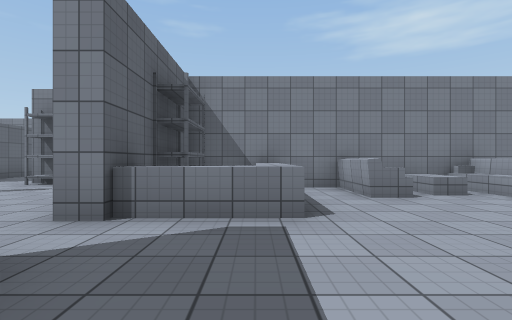
view 1 (above)

23 first-person views from a walk through a 3-D level made in the Unity game engine. The camera is 1.2 m above the floor, looks level and sees 85° across. The floor is counted in squares, 2 m on a side. Each view is taken from the middle of a square. On the plan, view 1 faces up. The plan holds only what a view shows up to about 9 squares ahead; the rest is blank. The place goes on beyond the plan. Surface patterns are stand-ins for the level's own textures.

view 2
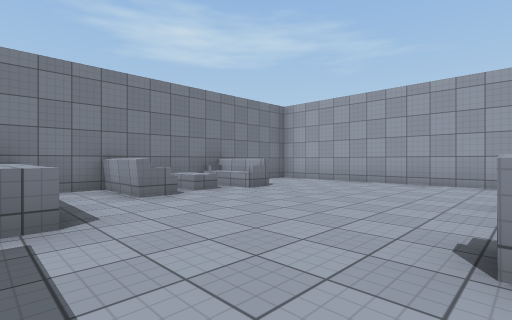

view 3
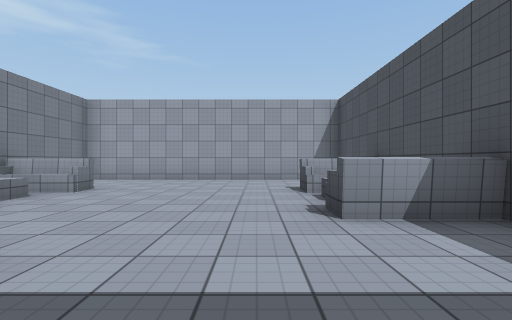

view 4
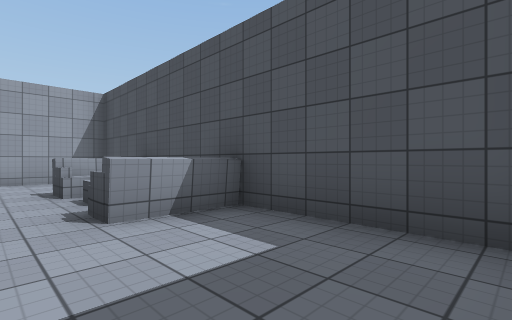

view 5
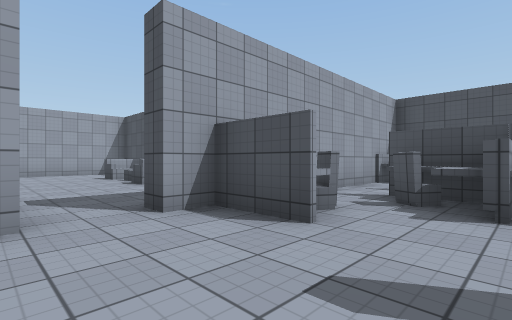

view 6
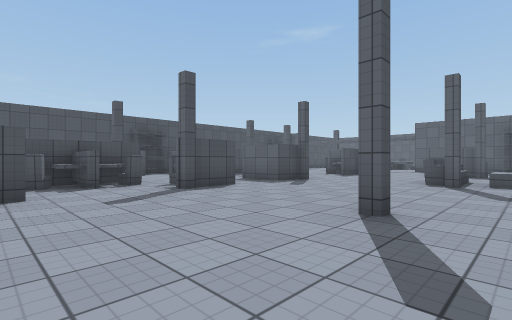

view 7
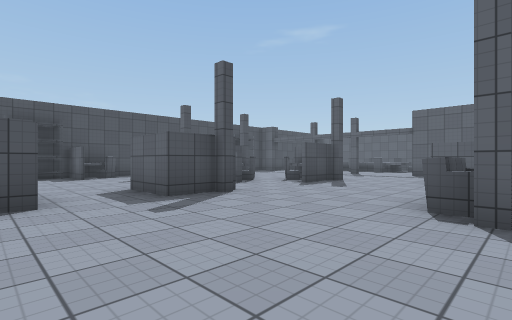

view 8
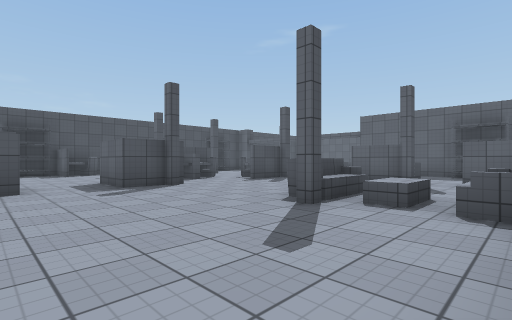

view 9
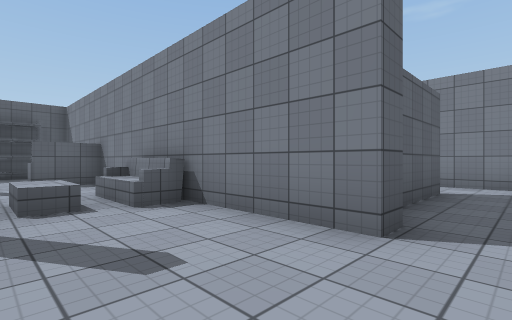

view 10
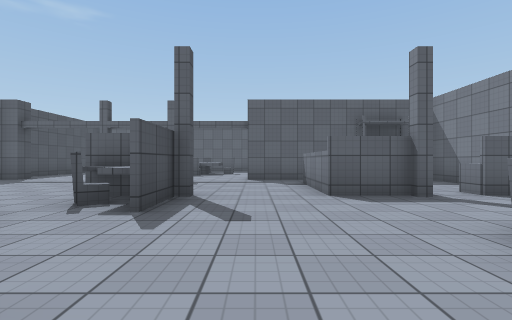

view 11
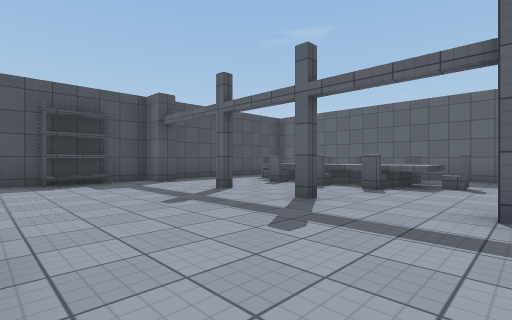

view 12
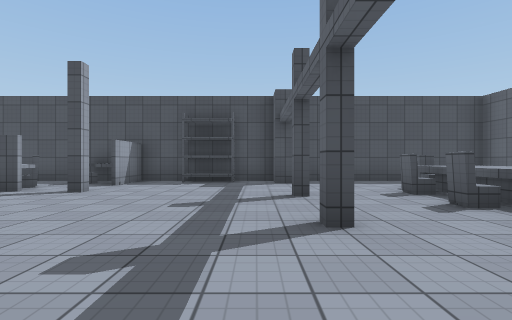

view 13
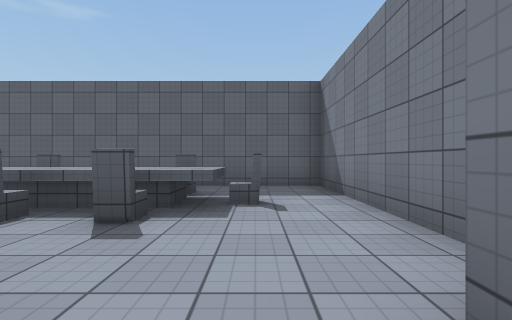

view 14
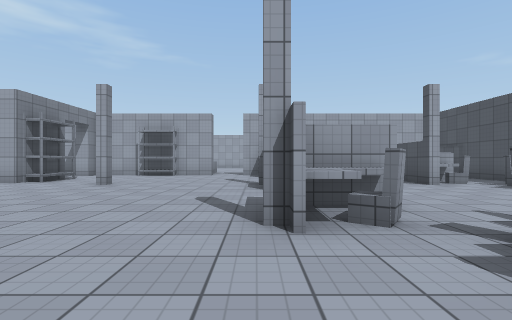

view 15
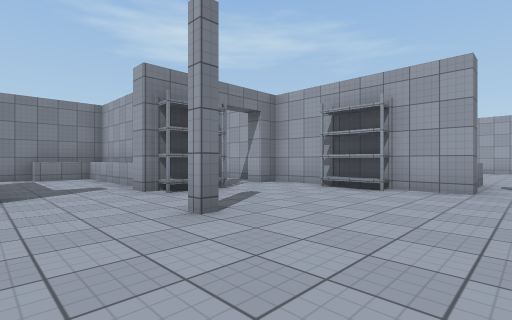

view 16
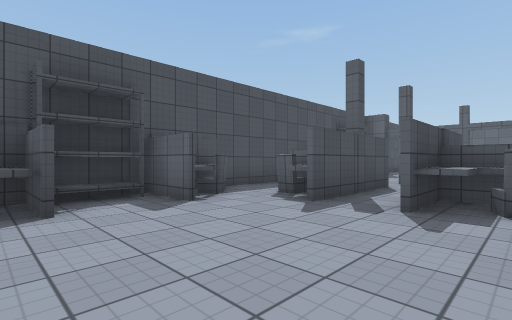

view 17
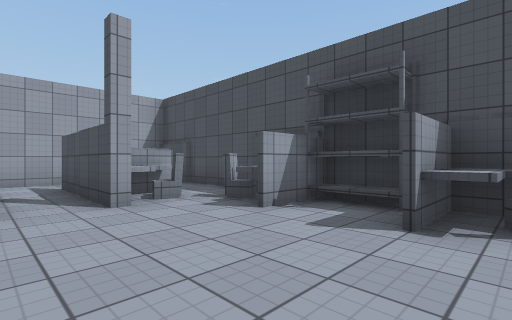

view 18
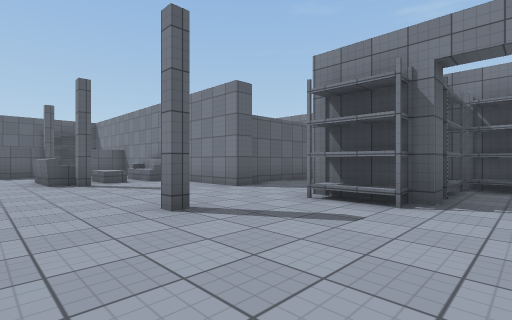

view 19
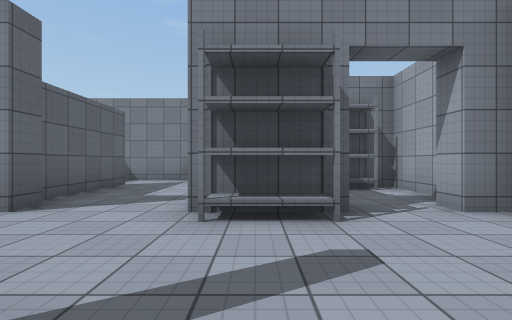

view 20
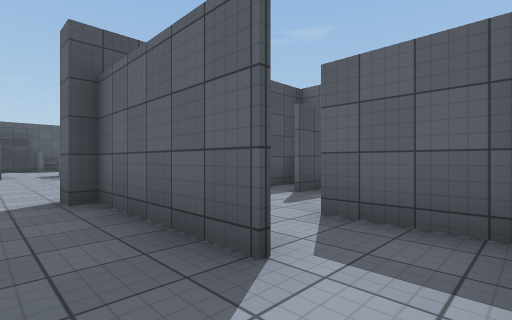

view 21
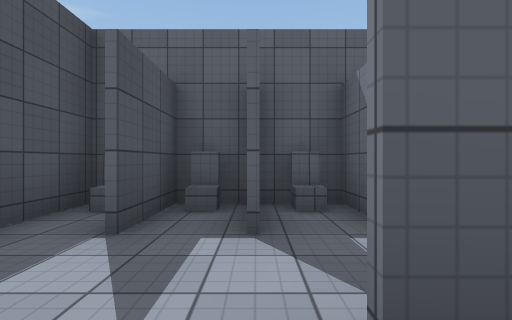

view 22
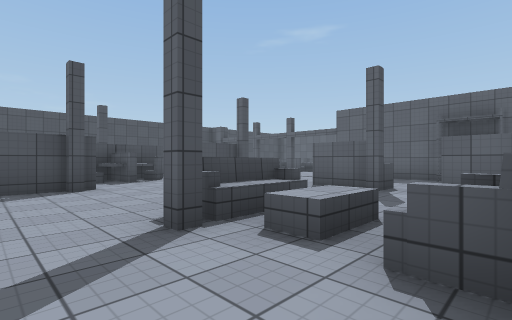

view 23
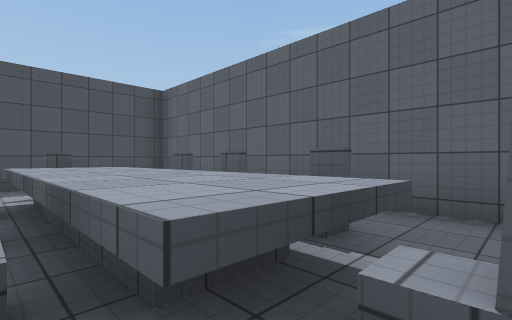

### Floor plan
Key: @ floor where view 1 was taken; # wall or solid block; . floor; ^ raised ledge; S shelf; F sofa; O other object.
Columns run from 25 left of view 1 to 8 right of it. Each row starts with its distance up from view 1.
 13                ####
 12                #...^#
 11             O#.#....#
 10             ##...#..##S#
  9             O#...#..#S.#
  8        ## ##O#.###..#S.#
  7        .. #..#F#....S..#
  6       #S..^..FF........###########
  5       #S.......#...#...SS^.F^.F..#
  4       #.^^^..FF........#S^.......#
  3 #######................#^^.......#
  2 #.....#..........................#
  1 #..O.......O...O..O#..O#.........#
  0 #.O^O......O...O..O...O#.@.F^FF..#
 -1 # .^..#.....OOO....OOO.#...F FF  #
 -2 # O^O.......OOO....OOOO###########
 -3 # O^O.#...#.O......OOOO#
 -4 # .O........OOO....OO .#
 -5 #  ........O.O.O..OOO. #
 -6 ########S##O###O#S####O#

Where each view was taken, in squares from view 1:
view 1: 0 up, 0 right, facing up
view 2: 0 up, 0 right, facing up-right
view 3: 1 up, 1 left, facing right
view 4: 1 up, 1 left, facing down-right
view 5: 3 up, 5 left, facing down-right
view 6: 6 up, 3 left, facing down-left
view 7: 5 up, 7 left, facing down-left
view 8: 7 up, 7 left, facing down-left
view 9: 5 up, 7 left, facing up-left
view 10: 2 up, 10 left, facing left
view 11: 2 up, 15 left, facing down-left
view 12: 2 up, 18 left, facing down
view 13: 1 up, 18 left, facing left
view 14: 1 up, 13 left, facing right
view 15: 2 up, 8 left, facing up-right
view 16: 1 down, 7 left, facing down-left
view 17: 2 down, 10 left, facing down-right
view 18: 3 up, 3 left, facing up-left
view 19: 4 up, 5 left, facing up
view 20: 12 up, 7 left, facing down-left
view 21: 10 up, 9 left, facing left
view 22: 7 up, 9 left, facing down-left
view 23: 1 up, 21 left, facing down-left
